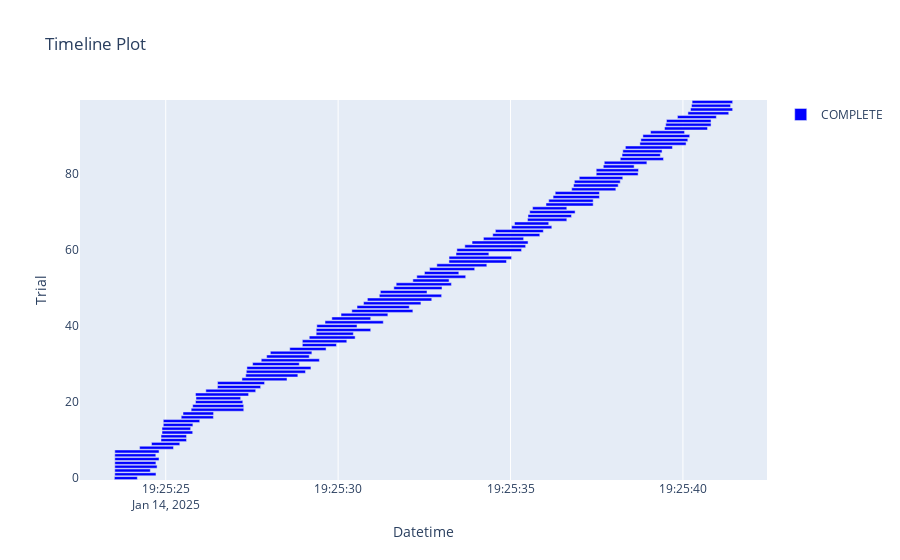

The notebook cell saved with this chart:
### Code cell
optuna.visualization.plot_timeline(study)

### Figure 1 — Plotly figure (JSON) as saved in the notebook; plotly's stock layout.template omitted (floating-point values rounded to 4 significant figures)
{"data": [{"base": ["2025-01-14T19:25:23.510257", "2025-01-14T19:25:23.522359", "2025-01-14T19:25:23.522359", "2025-01-14T19:25:23.522359", "2025-01-14T19:25:23.523393", "2025-01-14T19:25:23.522359", "2025-01-14T19:25:23.522359", "2025-01-14T19:25:23.523393", "2025-01-14T19:25:24.242584", "2025-01-14T19:25:24.588283", "2025-01-14T19:25:24.862994", "2025-01-14T19:25:24.863997", "2025-01-14T19:25:24.892249", "2025-01-14T19:25:24.892249", "2025-01-14T19:25:24.929531", "2025-01-14T19:25:24.929531", "2025-01-14T19:25:25.449344", "2025-01-14T19:25:25.501016", "2025-01-14T19:25:25.737931", "2025-01-14T19:25:25.782605", "2025-01-14T19:25:25.863406", "2025-01-14T19:25:25.878130", "2025-01-14T19:25:25.863406", "2025-01-14T19:25:26.163807", "2025-01-14T19:25:26.500794", "2025-01-14T19:25:26.503162", "2025-01-14T19:25:27.210846", "2025-01-14T19:25:27.320466", "2025-01-14T19:25:27.337760", "2025-01-14T19:25:27.355111", "2025-01-14T19:25:27.520387", "2025-01-14T19:25:27.770299", "2025-01-14T19:25:27.927718", "2025-01-14T19:25:28.034619", "2025-01-14T19:25:28.597436", "2025-01-14T19:25:28.962357", "2025-01-14T19:25:28.962870", "2025-01-14T19:25:29.162888", "2025-01-14T19:25:29.363792", "2025-01-14T19:25:29.365902", "2025-01-14T19:25:29.382750", "2025-01-14T19:25:29.619866", "2025-01-14T19:25:29.818116", "2025-01-14T19:25:30.084314", "2025-01-14T19:25:30.397369", "2025-01-14T19:25:30.548594", "2025-01-14T19:25:30.737467", "2025-01-14T19:25:30.849110", "2025-01-14T19:25:31.194520", "2025-01-14T19:25:31.225067", "2025-01-14T19:25:31.615780", "2025-01-14T19:25:31.684194", "2025-01-14T19:25:32.167739", "2025-01-14T19:25:32.281944", "2025-01-14T19:25:32.504482", "2025-01-14T19:25:32.652846", "2025-01-14T19:25:32.863122", "2025-01-14T19:25:33.214073", "2025-01-14T19:25:33.216827", "2025-01-14T19:25:33.419646", "2025-01-14T19:25:33.444695", "2025-01-14T19:25:33.675136", "2025-01-14T19:25:33.884634", "2025-01-14T19:25:34.214999", "2025-01-14T19:25:34.484634", "2025-01-14T19:25:34.561402", "2025-01-14T19:25:35.031693", "2025-01-14T19:25:35.116572", "2025-01-14T19:25:35.492488", "2025-01-14T19:25:35.506780", "2025-01-14T19:25:35.557183", "2025-01-14T19:25:35.639760", "2025-01-14T19:25:36.028866", "2025-01-14T19:25:36.108321", "2025-01-14T19:25:36.235046", "2025-01-14T19:25:36.296290", "2025-01-14T19:25:36.774136", "2025-01-14T19:25:36.827796", "2025-01-14T19:25:36.852466", "2025-01-14T19:25:36.993658", "2025-01-14T19:25:37.485863", "2025-01-14T19:25:37.485863", "2025-01-14T19:25:37.691040", "2025-01-14T19:25:37.719056", "2025-01-14T19:25:38.182443", "2025-01-14T19:25:38.235015", "2025-01-14T19:25:38.256695", "2025-01-14T19:25:38.331600", "2025-01-14T19:25:38.751890", "2025-01-14T19:25:38.780970", "2025-01-14T19:25:38.839582", "2025-01-14T19:25:39.061408", "2025-01-14T19:25:39.466570", "2025-01-14T19:25:39.501452", "2025-01-14T19:25:39.523087", "2025-01-14T19:25:39.841221", "2025-01-14T19:25:40.145551", "2025-01-14T19:25:40.219965", "2025-01-14T19:25:40.249516", "2025-01-14T19:25:40.266652"], "hovertemplate": "%{text}<extra>COMPLETE</extra>", "marker": {"color": "blue"}, "name": "COMPLETE", "orientation": "h", "text": ["{<br>  \"number\": 0,<br>  \"values\": [<br>    0.47633597337075617<br>  ],<br>  \"params\": {<br>    \"criterion\": \"log_loss\",<br>    \"splitter\": \"random\",<br>    \"max_depth\": 3,<br>    \"min_samples_split\": 12,<br>    \"min_samples_leaf\": 4,<br>    \"max_features\": \"sqrt\"<br>  }<br>}", "{<br>  \"number\": 1,<br>  \"values\": [<br>    0.4782506474059011<br>  ],<br>  \"params\": {<br>    \"criterion\": \"entropy\",<br>    \"splitter\": \"best\",<br>    \"max_depth\": 8,<br>    \"min_samples_split\": 19,<br>    \"min_samples_leaf\": 9,<br>    \"max_features\": \"log2\"<br>  }<br>}", "{<br>  \"number\": 2,<br>  \"values\": [<br>    0.47633597337075617<br>  ],<br>  \"params\": {<br>    \"criterion\": \"log_loss\",<br>    \"splitter\": \"random\",<br>    \"max_depth\": 3,<br>    \"min_samples_split\": 12,<br>    \"min_samples_leaf\": 8,<br>    \"max_features\": \"sqrt\"<br>  }<br>}", "{<br>  \"number\": 3,<br>  \"values\": [<br>    0.47633597337075617<br>  ],<br>  \"params\": {<br>    \"criterion\": \"gini\",<br>    \"splitter\": \"best\",<br>    \"max_depth\": 4,<br>    \"min_samples_split\": 4,<br>    \"min_samples_leaf\": 18,<br>    \"max_features\": \"sqrt\"<br>  }<br>}", "{<br>  \"number\": 4,<br>  \"values\": [<br>    0.479043567996486<br>  ],<br>  \"params\": {<br>    \"criterion\": \"log_loss\",<br>    \"splitter\": \"best\",<br>    \"max_depth\": 11,<br>    \"min_samples_split\": 9,<br>    \"min_samples_leaf\": 11,<br>    \"max_features\": \"log2\"<br>  }<br>}", "{<br>  \"number\": 5,<br>  \"values\": [<br>    0.47979960508855574<br>  ],<br>  \"params\": {<br>    \"criterion\": \"gini\",<br>    \"splitter\": \"best\",<br>    \"max_depth\": 17,<br>    \"min_samples_split\": 7,<br>    \"min_samples_leaf\": 12,<br>    \"max_features\": \"sqrt\"<br>  }<br>}", "{<br>  \"number\": 6,<br>  \"values\": [<br>    0.47633597337075617<br>  ],<br>  \"params\": {<br>    \"criterion\": \"entropy\",<br>    \"splitter\": \"random\",<br>    \"max_depth\": 2,<br>    \"min_samples_split\": 19,<br>    \"min_samples_leaf\": 11,<br>    \"max_features\": \"log2\"<br>  }<br>}", "{<br>  \"number\": 7,<br>  \"values\": [<br>    0.47633597337075617<br>  ],<br>  \"params\": {<br>    \"criterion\": \"gini\",<br>    \"splitter\": \"random\",<br>    \"max_depth\": 13,<br>    \"min_samples_split\": 5,<br>    \"min_samples_leaf\": 20,<br>    \"max_features\": \"log2\"<br>  }<br>}", "{<br>  \"number\": 8,<br>  \"values\": [<br>    0.49305014327639274<br>  ],<br>  \"params\": {<br>    \"criterion\": \"gini\",<br>    \"splitter\": \"best\",<br>    \"max_depth\": 19,<br>    \"min_samples_split\": 13,<br>    \"min_samples_leaf\": 9,<br>    \"max_features\": null<br>  }<br>}", "{<br>  \"number\": 9,<br>  \"values\": [<br>    0.4877888473264539<br>  ],<br>  \"params\": {<br>    \"criterion\": \"log_loss\",<br>    \"splitter\": \"best\",<br>    \"max_depth\": 20,<br>    \"min_samples_split\": 17,<br>    \"min_samples_leaf\": 12,<br>    \"max_features\": null<br>  }<br>}", "{<br>  \"number\": 10,<br>  \"values\": [<br>    0.47633597337075617<br>  ],<br>  \"params\": {<br>    \"criterion\": \"entropy\",<br>    \"splitter\": \"random\",<br>    \"max_depth\": 2,<br>    \"min_samples_split\": 5,<br>    \"min_samples_leaf\": 8,<br>    \"max_features\": \"log2\"<br>  }<br>}", "{<br>  \"number\": 11,<br>  \"values\": [<br>    0.48315991429389094<br>  ],<br>  \"params\": {<br>    \"criterion\": \"log_loss\",<br>    \"splitter\": \"best\",<br>    \"max_depth\": 16,<br>    \"min_samples_split\": 2,<br>    \"min_samples_leaf\": 8,<br>    \"max_features\": \"log2\"<br>  }<br>}", "{<br>  \"number\": 12,<br>  \"values\": [<br>    0.47633597337075617<br>  ],<br>  \"params\": {<br>    \"criterion\": \"gini\",<br>    \"splitter\": \"random\",<br>    \"max_depth\": 15,<br>    \"min_samples_split\": 13,<br>    \"min_samples_leaf\": 12,<br>    \"max_features\": \"log2\"<br>  }<br>}", "{<br>  \"number\": 13,<br>  \"values\": [<br>    0.48091355636450117<br>  ],<br>  \"params\": {<br>    \"criterion\": \"entropy\",<br>    \"splitter\": \"random\",<br>    \"max_depth\": 10,<br>    \"min_samples_split\": 4,<br>    \"min_samples_leaf\": 6,<br>    \"max_features\": null<br>  }<br>}", "{<br>  \"number\": 14,<br>  \"values\": [<br>    0.47633597337075617<br>  ],<br>  \"params\": {<br>    \"criterion\": \"entropy\",<br>    \"splitter\": \"best\",<br>    \"max_depth\": 3,<br>    \"min_samples_split\": 5,<br>    \"min_samples_leaf\": 11,<br>    \"max_features\": null<br>  }<br>}", "{<br>  \"number\": 15,<br>  \"values\": [<br>    0.48391565572592815<br>  ],<br>  \"params\": {<br>    \"criterion\": \"entropy\",<br>    \"splitter\": \"best\",<br>    \"max_depth\": 11,<br>    \"min_samples_split\": 8,<br>    \"min_samples_leaf\": 12,<br>    \"max_features\": null<br>  }<br>}", "{<br>  \"number\": 16,<br>  \"values\": [<br>    0.48224264227143543<br>  ],<br>  \"params\": {<br>    \"criterion\": \"gini\",<br>    \"splitter\": \"best\",<br>    \"max_depth\": 20,<br>    \"min_samples_split\": 15,<br>    \"min_samples_leaf\": 15,<br>    \"max_features\": null<br>  }<br>}", "{<br>  \"number\": 17,<br>  \"values\": [<br>    0.48224264227143543<br>  ],<br>  \"params\": {<br>    \"criterion\": \"gini\",<br>    \"splitter\": \"best\",<br>    \"max_depth\": 20,<br>    \"min_samples_split\": 16,<br>    \"min_samples_leaf\": 15,<br>    \"max_features\": null<br>  }<br>}", "{<br>  \"number\": 18,<br>  \"values\": [<br>    0.5052338218616504<br>  ],<br>  \"params\": {<br>    \"criterion\": \"log_loss\",<br>    \"splitter\": \"best\",<br>    \"max_depth\": 18,<br>    \"min_samples_split\": 17,<br>    \"min_samples_leaf\": 1,<br>    \"max_features\": null<br>  }<br>}", "{<br>  \"number\": 19,<br>  \"values\": [<br>    0.5061716339185789<br>  ],<br>  \"params\": {<br>    \"criterion\": \"log_loss\",<br>    \"splitter\": \"best\",<br>    \"max_depth\": 18,<br>    \"min_samples_split\": 16,<br>    \"min_samples_leaf\": 1,<br>    \"max_features\": null<br>  }<br>}", "{<br>  \"number\": 20,<br>  \"values\": [<br>    0.5038630068462979<br>  ],<br>  \"params\": {<br>    \"criterion\": \"log_loss\",<br>    \"splitter\": \"best\",<br>    \"max_depth\": 18,<br>    \"min_samples_split\": 16,<br>    \"min_samples_leaf\": 4,<br>    \"max_features\": null<br>  }<br>}", "{<br>  \"number\": 21,<br>  \"values\": [<br>    0.4811230911393295<br>  ],<br>  \"params\": {<br>    \"criterion\": \"gini\",<br>    \"splitter\": \"best\",<br>    \"max_depth\": 7,<br>    \"min_samples_split\": 10,<br>    \"min_samples_leaf\": 14,<br>    \"max_features\": null<br>  }<br>}", "{<br>  \"number\": 22,<br>  \"values\": [<br>    0.48206087726200364<br>  ],<br>  \"params\": {<br>    \"criterion\": \"gini\",<br>    \"splitter\": \"best\",<br>    \"max_depth\": 14,<br>    \"min_samples_split\": 14,<br>    \"min_samples_leaf\": 15,<br>    \"max_features\": null<br>  }<br>}", "{<br>  \"number\": 23,<br>  \"values\": [<br>    0.48034161219173716<br>  ],<br>  \"params\": {<br>    \"criterion\": \"log_loss\",<br>    \"splitter\": \"best\",<br>    \"max_depth\": 20,<br>    \"min_samples_split\": 20,<br>    \"min_samples_leaf\": 17,<br>    \"max_features\": null<br>  }<br>}", "{<br>  \"number\": 24,<br>  \"values\": [<br>    0.4956577982730496<br>  ],<br>  \"params\": {<br>    \"criterion\": \"log_loss\",<br>    \"splitter\": \"best\",<br>    \"max_depth\": 13,<br>    \"min_samples_split\": 18,<br>    \"min_samples_leaf\": 5,<br>    \"max_features\": null<br>  }<br>}", "{<br>  \"number\": 25,<br>  \"values\": [<br>    0.49394236042006306<br>  ],<br>  \"params\": {<br>    \"criterion\": \"log_loss\",<br>    \"splitter\": \"best\",<br>    \"max_depth\": 14,<br>    \"min_samples_split\": 18,<br>    \"min_samples_leaf\": 6,<br>    \"max_features\": null<br>  }<br>}", "{<br>  \"number\": 26,<br>  \"values\": [<br>    0.5008254297380812<br>  ],<br>  \"params\": {<br>    \"criterion\": \"gini\",<br>    \"splitter\": \"best\",<br>    \"max_depth\": 18,<br>    \"min_samples_split\": 16,<br>    \"min_samples_leaf\": 1,<br>    \"max_features\": null<br>  }<br>}", "{<br>  \"number\": 27,<br>  \"values\": [<br>    0.5049607656679947<br>  ],<br>  \"params\": {<br>    \"criterion\": \"log_loss\",<br>    \"splitter\": \"best\",<br>    \"max_depth\": 17,<br>    \"min_samples_split\": 15,<br>    \"min_samples_leaf\": 1,<br>    \"max_features\": null<br>  }<br>}", "{<br>  \"number\": 28,<br>  \"values\": [<br>    0.504440519209329<br>  ],<br>  \"params\": {<br>    \"criterion\": \"log_loss\",<br>    \"splitter\": \"best\",<br>    \"max_depth\": 17,<br>    \"min_samples_split\": 15,<br>    \"min_samples_leaf\": 3,<br>    \"max_features\": null<br>  }<br>}", "{<br>  \"number\": 29,<br>  \"values\": [<br>    0.5040053833410713<br>  ],<br>  \"params\": {<br>    \"criterion\": \"log_loss\",<br>    \"splitter\": \"best\",<br>    \"max_depth\": 18,<br>    \"min_samples_split\": 17,<br>    \"min_samples_leaf\": 3,<br>    \"max_features\": null<br>  }<br>}", "{<br>  \"number\": 30,<br>  \"values\": [<br>    0.4925910445025279<br>  ],<br>  \"params\": {<br>    \"criterion\": \"log_loss\",<br>    \"splitter\": \"best\",<br>    \"max_depth\": 15,<br>    \"min_samples_split\": 11,<br>    \"min_samples_leaf\": 3,<br>    \"max_features\": \"sqrt\"<br>  }<br>}", "{<br>  \"number\": 31,<br>  \"values\": [<br>    0.5024851599910302<br>  ],<br>  \"params\": {<br>    \"criterion\": \"log_loss\",<br>    \"splitter\": \"best\",<br>    \"max_depth\": 18,<br>    \"min_samples_split\": 20,<br>    \"min_samples_leaf\": 1,<br>    \"max_features\": null<br>  }<br>}", "{<br>  \"number\": 32,<br>  \"values\": [<br>    0.478835809308253<br>  ],<br>  \"params\": {<br>    \"criterion\": \"log_loss\",<br>    \"splitter\": \"random\",<br>    \"max_depth\": 7,<br>    \"min_samples_split\": 12,<br>    \"min_samples_leaf\": 4,<br>    \"max_features\": \"sqrt\"<br>  }<br>}", "{<br>  \"number\": 33,<br>  \"values\": [<br>    0.4887970307412385<br>  ],<br>  \"params\": {<br>    \"criterion\": \"log_loss\",<br>    \"splitter\": \"best\",<br>    \"max_depth\": 16,<br>    \"min_samples_split\": 18,<br>    \"min_samples_leaf\": 2,<br>    \"max_features\": \"sqrt\"<br>  }<br>}", "{<br>  \"number\": 34,<br>  \"values\": [<br>    0.4855975805416649<br>  ],<br>  \"params\": {<br>    \"criterion\": \"log_loss\",<br>    \"splitter\": \"best\",<br>    \"max_depth\": 9,<br>    \"min_samples_split\": 14,<br>    \"min_samples_leaf\": 6,<br>    \"max_features\": null<br>  }<br>}", "{<br>  \"number\": 35,<br>  \"values\": [<br>    0.4852274901820969<br>  ],<br>  \"params\": {<br>    \"criterion\": \"log_loss\",<br>    \"splitter\": \"random\",<br>    \"max_depth\": 12,<br>    \"min_samples_split\": 14,<br>    \"min_samples_leaf\": 2,<br>    \"max_features\": null<br>  }<br>}", "{<br>  \"number\": 36,<br>  \"values\": [<br>    0.5045026154979404<br>  ],<br>  \"params\": {<br>    \"criterion\": \"log_loss\",<br>    \"splitter\": \"best\",<br>    \"max_depth\": 17,<br>    \"min_samples_split\": 15,<br>    \"min_samples_leaf\": 2,<br>    \"max_features\": null<br>  }<br>}", "{<br>  \"number\": 37,<br>  \"values\": [<br>    0.5026141570108063<br>  ],<br>  \"params\": {<br>    \"criterion\": \"log_loss\",<br>    \"splitter\": \"best\",<br>    \"max_depth\": 16,<br>    \"min_samples_split\": 15,<br>    \"min_samples_leaf\": 1,<br>    \"max_features\": null<br>  }<br>}", "{<br>  \"number\": 38,<br>  \"values\": [<br>    0.4897664864976001<br>  ],<br>  \"params\": {<br>    \"criterion\": \"log_loss\",<br>    \"splitter\": \"best\",<br>    \"max_depth\": 17,<br>    \"min_samples_split\": 19,<br>    \"min_samples_leaf\": 4,<br>    \"max_features\": \"sqrt\"<br>  }<br>}", "{<br>  \"number\": 39,<br>  \"values\": [<br>    0.5029204065980631<br>  ],<br>  \"params\": {<br>    \"criterion\": \"log_loss\",<br>    \"splitter\": \"best\",<br>    \"max_depth\": 17,<br>    \"min_samples_split\": 17,<br>    \"min_samples_leaf\": 3,<br>    \"max_features\": null<br>  }<br>}", "{<br>  \"number\": 40,<br>  \"values\": [<br>    0.49054452475172444<br>  ],<br>  \"params\": {<br>    \"criterion\": \"log_loss\",<br>    \"splitter\": \"best\",<br>    \"max_depth\": 19,<br>    \"min_samples_split\": 11,<br>    \"min_samples_leaf\": 4,<br>    \"max_features\": \"sqrt\"<br>  }<br>}", "{<br>  \"number\": 41,<br>  \"values\": [<br>    0.5006253946799394<br>  ],<br>  \"params\": {<br>    \"criterion\": \"log_loss\",<br>    \"splitter\": \"best\",<br>    \"max_depth\": 15,<br>    \"min_samples_split\": 13,<br>    \"min_samples_leaf\": 1,<br>    \"max_features\": null<br>  }<br>}", "{<br>  \"number\": 42,<br>  \"values\": [<br>    0.4842331791637718<br>  ],<br>  \"params\": {<br>    \"criterion\": \"log_loss\",<br>    \"splitter\": \"best\",<br>    \"max_depth\": 19,<br>    \"min_samples_split\": 19,<br>    \"min_samples_leaf\": 7,<br>    \"max_features\": \"log2\"<br>  }<br>}", "{<br>  \"number\": 43,<br>  \"values\": [<br>    0.4858681897971026<br>  ],<br>  \"params\": {<br>    \"criterion\": \"log_loss\",<br>    \"splitter\": \"random\",<br>    \"max_depth\": 14,<br>    \"min_samples_split\": 17,<br>    \"min_samples_leaf\": 2,<br>    \"max_features\": null<br>  }<br>}", "{<br>  \"number\": 44,<br>  \"values\": [<br>    0.5021295891475547<br>  ],<br>  \"params\": {<br>    \"criterion\": \"entropy\",<br>    \"splitter\": \"best\",<br>    \"max_depth\": 16,<br>    \"min_samples_split\": 15,<br>    \"min_samples_leaf\": 2,<br>    \"max_features\": null<br>  }<br>}", "{<br>  \"number\": 45,<br>  \"values\": [<br>    0.4912370417792042<br>  ],<br>  \"params\": {<br>    \"criterion\": \"log_loss\",<br>    \"splitter\": \"best\",<br>    \"max_depth\": 12,<br>    \"min_samples_split\": 12,<br>    \"min_samples_leaf\": 2,<br>    \"max_features\": null<br>  }<br>}", "{<br>  \"number\": 46,<br>  \"values\": [<br>    0.504610440679893<br>  ],<br>  \"params\": {<br>    \"criterion\": \"log_loss\",<br>    \"splitter\": \"best\",<br>    \"max_depth\": 17,<br>    \"min_samples_split\": 16,<br>    \"min_samples_leaf\": 3,<br>    \"max_features\": null<br>  }<br>}", "{<br>  \"number\": 47,<br>  \"values\": [<br>    0.5056873588700659<br>  ],<br>  \"params\": {<br>    \"criterion\": \"log_loss\",<br>    \"splitter\": \"best\",<br>    \"max_depth\": 19,<br>    \"min_samples_split\": 14,<br>    \"min_samples_leaf\": 5,<br>    \"max_features\": null<br>  }<br>}", "{<br>  \"number\": 48,<br>  \"values\": [<br>    0.504440519209329<br>  ],<br>  \"params\": {<br>    \"criterion\": \"log_loss\",<br>    \"splitter\": \"best\",<br>    \"max_depth\": 17,<br>    \"min_samples_split\": 15,<br>    \"min_samples_leaf\": 3,<br>    \"max_features\": null<br>  }<br>}", "{<br>  \"number\": 49,<br>  \"values\": [<br>    0.4943347446996059<br>  ],<br>  \"params\": {<br>    \"criterion\": \"log_loss\",<br>    \"splitter\": \"best\",<br>    \"max_depth\": 17,<br>    \"min_samples_split\": 15,<br>    \"min_samples_leaf\": 1,<br>    \"max_features\": \"log2\"<br>  }<br>}", "{<br>  \"number\": 50,<br>  \"values\": [<br>    0.48772957692234264<br>  ],<br>  \"params\": {<br>    \"criterion\": \"entropy\",<br>    \"splitter\": \"random\",<br>    \"max_depth\": 15,<br>    \"min_samples_split\": 13,<br>    \"min_samples_leaf\": 5,<br>    \"max_features\": null<br>  }<br>}", "{<br>  \"number\": 51,<br>  \"values\": [<br>    0.48934963293250755<br>  ],<br>  \"params\": {<br>    \"criterion\": \"log_loss\",<br>    \"splitter\": \"best\",<br>    \"max_depth\": 19,<br>    \"min_samples_split\": 12,<br>    \"min_samples_leaf\": 10,<br>    \"max_features\": null<br>  }<br>}", "{<br>  \"number\": 52,<br>  \"values\": [<br>    0.48895846835027434<br>  ],<br>  \"params\": {<br>    \"criterion\": \"log_loss\",<br>    \"splitter\": \"best\",<br>    \"max_depth\": 18,<br>    \"min_samples_split\": 18,<br>    \"min_samples_leaf\": 2,<br>    \"max_features\": \"log2\"<br>  }<br>}", "{<br>  \"number\": 53,<br>  \"values\": [<br>    0.5034578347683427<br>  ],<br>  \"params\": {<br>    \"criterion\": \"log_loss\",<br>    \"splitter\": \"best\",<br>    \"max_depth\": 16,<br>    \"min_samples_split\": 16,<br>    \"min_samples_leaf\": 1,<br>    \"max_features\": null<br>  }<br>}", "{<br>  \"number\": 54,<br>  \"values\": [<br>    0.4773959018184614<br>  ],<br>  \"params\": {<br>    \"criterion\": \"entropy\",<br>    \"splitter\": \"best\",<br>    \"max_depth\": 5,<br>    \"min_samples_split\": 14,<br>    \"min_samples_leaf\": 5,<br>    \"max_features\": null<br>  }<br>}", "{<br>  \"number\": 55,<br>  \"values\": [<br>    0.48728251635436426<br>  ],<br>  \"params\": {<br>    \"criterion\": \"log_loss\",<br>    \"splitter\": \"random\",<br>    \"max_depth\": 19,<br>    \"min_samples_split\": 16,<br>    \"min_samples_leaf\": 3,<br>    \"max_features\": null<br>  }<br>}", "{<br>  \"number\": 56,<br>  \"values\": [<br>    0.5047768221134179<br>  ],<br>  \"params\": {<br>    \"criterion\": \"log_loss\",<br>    \"splitter\": \"best\",<br>    \"max_depth\": 20,<br>    \"min_samples_split\": 17,<br>    \"min_samples_leaf\": 5,<br>    \"max_features\": null<br>  }<br>}", "{<br>  \"number\": 57,<br>  \"values\": [<br>    0.5055125887051586<br>  ],<br>  \"params\": {<br>    \"criterion\": \"log_loss\",<br>    \"splitter\": \"best\",<br>    \"max_depth\": 19,<br>    \"min_samples_split\": 16,<br>    \"min_samples_leaf\": 2,<br>    \"max_features\": null<br>  }<br>}", "{<br>  \"number\": 58,<br>  \"values\": [<br>    0.5055857233387246<br>  ],<br>  \"params\": {<br>    \"criterion\": \"log_loss\",<br>    \"splitter\": \"best\",<br>    \"max_depth\": 18,<br>    \"min_samples_split\": 14,<br>    \"min_samples_leaf\": 4,<br>    \"max_features\": null<br>  }<br>}", "{<br>  \"number\": 59,<br>  \"values\": [<br>    0.47633597337075617<br>  ],<br>  \"params\": {<br>    \"criterion\": \"log_loss\",<br>    \"splitter\": \"best\",<br>    \"max_depth\": 1,<br>    \"min_samples_split\": 17,<br>    \"min_samples_leaf\": 7,<br>    \"max_features\": null<br>  }<br>}", "{<br>  \"number\": 60,<br>  \"values\": [<br>    0.508022876109806<br>  ],<br>  \"params\": {<br>    \"criterion\": \"log_loss\",<br>    \"splitter\": \"best\",<br>    \"max_depth\": 20,<br>    \"min_samples_split\": 13,<br>    \"min_samples_leaf\": 1,<br>    \"max_features\": null<br>  }<br>}", "{<br>  \"number\": 61,<br>  \"values\": [<br>    0.5115864631369499<br>  ],<br>  \"params\": {<br>    \"criterion\": \"gini\",<br>    \"splitter\": \"best\",<br>    \"max_depth\": 18,<br>    \"min_samples_split\": 8,<br>    \"min_samples_leaf\": 3,<br>    \"max_features\": null<br>  }<br>}", "{<br>  \"number\": 62,<br>  \"values\": [<br>    0.5031614541965634<br>  ],<br>  \"params\": {<br>    \"criterion\": \"log_loss\",<br>    \"splitter\": \"best\",<br>    \"max_depth\": 17,<br>    \"min_samples_split\": 18,<br>    \"min_samples_leaf\": 5,<br>    \"max_features\": null<br>  }<br>}", "{<br>  \"number\": 63,<br>  \"values\": [<br>    0.4819735807583617<br>  ],<br>  \"params\": {<br>    \"criterion\": \"log_loss\",<br>    \"splitter\": \"best\",<br>    \"max_depth\": 20,<br>    \"min_samples_split\": 17,<br>    \"min_samples_leaf\": 9,<br>    \"max_features\": \"log2\"<br>  }<br>}", "{<br>  \"number\": 64,<br>  \"values\": [<br>    0.47976160941970053<br>  ],<br>  \"params\": {<br>    \"criterion\": \"log_loss\",<br>    \"splitter\": \"best\",<br>    \"max_depth\": 20,<br>    \"min_samples_split\": 19,<br>    \"min_samples_leaf\": 20,<br>    \"max_features\": null<br>  }<br>}", "{<br>  \"number\": 65,<br>  \"values\": [<br>    0.5002794523189953<br>  ],<br>  \"params\": {<br>    \"criterion\": \"entropy\",<br>    \"splitter\": \"best\",<br>    \"max_depth\": 19,<br>    \"min_samples_split\": 2,<br>    \"min_samples_leaf\": 6,<br>    \"max_features\": null<br>  }<br>}", "{<br>  \"number\": 66,<br>  \"values\": [<br>    0.5021793194420232<br>  ],<br>  \"params\": {<br>    \"criterion\": \"gini\",<br>    \"splitter\": \"best\",<br>    \"max_depth\": 18,<br>    \"min_samples_split\": 14,<br>    \"min_samples_leaf\": 4,<br>    \"max_features\": null<br>  }<br>}", "{<br>  \"number\": 67,<br>  \"values\": [<br>    0.49641459643335495<br>  ],<br>  \"params\": {<br>    \"criterion\": \"log_loss\",<br>    \"splitter\": \"random\",<br>    \"max_depth\": 19,<br>    \"min_samples_split\": 14,<br>    \"min_samples_leaf\": 1,<br>    \"max_features\": null<br>  }<br>}", "{<br>  \"number\": 68,<br>  \"values\": [<br>    0.5057720232369439<br>  ],<br>  \"params\": {<br>    \"criterion\": \"gini\",<br>    \"splitter\": \"best\",<br>    \"max_depth\": 18,<br>    \"min_samples_split\": 7,<br>    \"min_samples_leaf\": 4,<br>    \"max_features\": null<br>  }<br>}", "{<br>  \"number\": 69,<br>  \"values\": [<br>    0.5109796936055748<br>  ],<br>  \"params\": {<br>    \"criterion\": \"log_loss\",<br>    \"splitter\": \"best\",<br>    \"max_depth\": 19,<br>    \"min_samples_split\": 8,<br>    \"min_samples_leaf\": 2,<br>    \"max_features\": null<br>  }<br>}", "{<br>  \"number\": 70,<br>  \"values\": [<br>    0.5095364551369427<br>  ],<br>  \"params\": {<br>    \"criterion\": \"log_loss\",<br>    \"splitter\": \"best\",<br>    \"max_depth\": 20,<br>    \"min_samples_split\": 10,<br>    \"min_samples_leaf\": 3,<br>    \"max_features\": null<br>  }<br>}", "{<br>  \"number\": 71,<br>  \"values\": [<br>    0.48547368845047495<br>  ],<br>  \"params\": {<br>    \"criterion\": \"gini\",<br>    \"splitter\": \"best\",<br>    \"max_depth\": 18,<br>    \"min_samples_split\": 13,<br>    \"min_samples_leaf\": 7,<br>    \"max_features\": \"sqrt\"<br>  }<br>}", "{<br>  \"number\": 72,<br>  \"values\": [<br>    0.5164665024349218<br>  ],<br>  \"params\": {<br>    \"criterion\": \"gini\",<br>    \"splitter\": \"best\",<br>    \"max_depth\": 19,<br>    \"min_samples_split\": 6,<br>    \"min_samples_leaf\": 2,<br>    \"max_features\": null<br>  }<br>}", "{<br>  \"number\": 73,<br>  \"values\": [<br>    0.4842128317893243<br>  ],<br>  \"params\": {<br>    \"criterion\": \"gini\",<br>    \"splitter\": \"best\",<br>    \"max_depth\": 18,<br>    \"min_samples_split\": 11,<br>    \"min_samples_leaf\": 13,<br>    \"max_features\": null<br>  }<br>}", "{<br>  \"number\": 74,<br>  \"values\": [<br>    0.512786506330029<br>  ],<br>  \"params\": {<br>    \"criterion\": \"gini\",<br>    \"splitter\": \"best\",<br>    \"max_depth\": 20,<br>    \"min_samples_split\": 10,<br>    \"min_samples_leaf\": 1,<br>    \"max_features\": null<br>  }<br>}", "{<br>  \"number\": 75,<br>  \"values\": [<br>    0.5008332473221742<br>  ],<br>  \"params\": {<br>    \"criterion\": \"gini\",<br>    \"splitter\": \"best\",<br>    \"max_depth\": 16,<br>    \"min_samples_split\": 13,<br>    \"min_samples_leaf\": 4,<br>    \"max_features\": null<br>  }<br>}", "{<br>  \"number\": 76,<br>  \"values\": [<br>    0.5140627129868667<br>  ],<br>  \"params\": {<br>    \"criterion\": \"gini\",<br>    \"splitter\": \"best\",<br>    \"max_depth\": 20,<br>    \"min_samples_split\": 8,<br>    \"min_samples_leaf\": 3,<br>    \"max_features\": null<br>  }<br>}", "{<br>  \"number\": 77,<br>  \"values\": [<br>    0.5140627129868667<br>  ],<br>  \"params\": {<br>    \"criterion\": \"gini\",<br>    \"splitter\": \"best\",<br>    \"max_depth\": 20,<br>    \"min_samples_split\": 8,<br>    \"min_samples_leaf\": 3,<br>    \"max_features\": null<br>  }<br>}", "{<br>  \"number\": 78,<br>  \"values\": [<br>    0.5057720232369439<br>  ],<br>  \"params\": {<br>    \"criterion\": \"gini\",<br>    \"splitter\": \"best\",<br>    \"max_depth\": 18,<br>    \"min_samples_split\": 7,<br>    \"min_samples_leaf\": 4,<br>    \"max_features\": null<br>  }<br>}", "{<br>  \"number\": 79,<br>  \"values\": [<br>    0.5073785239650077<br>  ],<br>  \"params\": {<br>    \"criterion\": \"gini\",<br>    \"splitter\": \"best\",<br>    \"max_depth\": 19,<br>    \"min_samples_split\": 9,<br>    \"min_samples_leaf\": 5,<br>    \"max_features\": null<br>  }<br>}", "{<br>  \"number\": 80,<br>  \"values\": [<br>    0.5169603740414634<br>  ],<br>  \"params\": {<br>    \"criterion\": \"gini\",<br>    \"splitter\": \"best\",<br>    \"max_depth\": 20,<br>    \"min_samples_split\": 6,<br>    \"min_samples_leaf\": 2,<br>    \"max_features\": null<br>  }<br>}", "{<br>  \"number\": 81,<br>  \"values\": [<br>    0.5131312337719618<br>  ],<br>  \"params\": {<br>    \"criterion\": \"gini\",<br>    \"splitter\": \"best\",<br>    \"max_depth\": 20,<br>    \"min_samples_split\": 9,<br>    \"min_samples_leaf\": 1,<br>    \"max_features\": null<br>  }<br>}", "{<br>  \"number\": 82,<br>  \"values\": [<br>    0.5001400628352949<br>  ],<br>  \"params\": {<br>    \"criterion\": \"gini\",<br>    \"splitter\": \"best\",<br>    \"max_depth\": 19,<br>    \"min_samples_split\": 7,<br>    \"min_samples_leaf\": 2,<br>    \"max_features\": \"sqrt\"<br>  }<br>}", "{<br>  \"number\": 83,<br>  \"values\": [<br>    0.5123526068503852<br>  ],<br>  \"params\": {<br>    \"criterion\": \"gini\",<br>    \"splitter\": \"best\",<br>    \"max_depth\": 20,<br>    \"min_samples_split\": 10,<br>    \"min_samples_leaf\": 3,<br>    \"max_features\": null<br>  }<br>}", "{<br>  \"number\": 84,<br>  \"values\": [<br>    0.5140627129868667<br>  ],<br>  \"params\": {<br>    \"criterion\": \"gini\",<br>    \"splitter\": \"best\",<br>    \"max_depth\": 20,<br>    \"min_samples_split\": 8,<br>    \"min_samples_leaf\": 3,<br>    \"max_features\": null<br>  }<br>}", "{<br>  \"number\": 85,<br>  \"values\": [<br>    0.48103413619199353<br>  ],<br>  \"params\": {<br>    \"criterion\": \"gini\",<br>    \"splitter\": \"best\",<br>    \"max_depth\": 20,<br>    \"min_samples_split\": 8,<br>    \"min_samples_leaf\": 17,<br>    \"max_features\": null<br>  }<br>}", "{<br>  \"number\": 86,<br>  \"values\": [<br>    0.4985464013471745<br>  ],<br>  \"params\": {<br>    \"criterion\": \"gini\",<br>    \"splitter\": \"random\",<br>    \"max_depth\": 20,<br>    \"min_samples_split\": 6,<br>    \"min_samples_leaf\": 3,<br>    \"max_features\": null<br>  }<br>}", "{<br>  \"number\": 87,<br>  \"values\": [<br>    0.5123948817204014<br>  ],<br>  \"params\": {<br>    \"criterion\": \"gini\",<br>    \"splitter\": \"best\",<br>    \"max_depth\": 19,<br>    \"min_samples_split\": 9,<br>    \"min_samples_leaf\": 2,<br>    \"max_features\": null<br>  }<br>}", "{<br>  \"number\": 88,<br>  \"values\": [<br>    0.513128703867394<br>  ],<br>  \"params\": {<br>    \"criterion\": \"gini\",<br>    \"splitter\": \"best\",<br>    \"max_depth\": 20,<br>    \"min_samples_split\": 10,<br>    \"min_samples_leaf\": 2,<br>    \"max_features\": null<br>  }<br>}", "{<br>  \"number\": 89,<br>  \"values\": [<br>    0.5167681058434243<br>  ],<br>  \"params\": {<br>    \"criterion\": \"gini\",<br>    \"splitter\": \"best\",<br>    \"max_depth\": 19,<br>    \"min_samples_split\": 6,<br>    \"min_samples_leaf\": 1,<br>    \"max_features\": null<br>  }<br>}", "{<br>  \"number\": 90,<br>  \"values\": [<br>    0.5167681058434243<br>  ],<br>  \"params\": {<br>    \"criterion\": \"gini\",<br>    \"splitter\": \"best\",<br>    \"max_depth\": 19,<br>    \"min_samples_split\": 6,<br>    \"min_samples_leaf\": 1,<br>    \"max_features\": null<br>  }<br>}", "{<br>  \"number\": 91,<br>  \"values\": [<br>    0.5000357951152843<br>  ],<br>  \"params\": {<br>    \"criterion\": \"gini\",<br>    \"splitter\": \"best\",<br>    \"max_depth\": 20,<br>    \"min_samples_split\": 8,<br>    \"min_samples_leaf\": 3,<br>    \"max_features\": \"log2\"<br>  }<br>}", "{<br>  \"number\": 92,<br>  \"values\": [<br>    0.5179043419945522<br>  ],<br>  \"params\": {<br>    \"criterion\": \"gini\",<br>    \"splitter\": \"best\",<br>    \"max_depth\": 20,<br>    \"min_samples_split\": 4,<br>    \"min_samples_leaf\": 2,<br>    \"max_features\": null<br>  }<br>}", "{<br>  \"number\": 93,<br>  \"values\": [<br>    0.5134916804734492<br>  ],<br>  \"params\": {<br>    \"criterion\": \"gini\",<br>    \"splitter\": \"best\",<br>    \"max_depth\": 20,<br>    \"min_samples_split\": 9,<br>    \"min_samples_leaf\": 3,<br>    \"max_features\": null<br>  }<br>}", "{<br>  \"number\": 94,<br>  \"values\": [<br>    0.5134916804734492<br>  ],<br>  \"params\": {<br>    \"criterion\": \"gini\",<br>    \"splitter\": \"best\",<br>    \"max_depth\": 20,<br>    \"min_samples_split\": 9,<br>    \"min_samples_leaf\": 3,<br>    \"max_features\": null<br>  }<br>}", "{<br>  \"number\": 95,<br>  \"values\": [<br>    0.5114512200889221<br>  ],<br>  \"params\": {<br>    \"criterion\": \"gini\",<br>    \"splitter\": \"best\",<br>    \"max_depth\": 19,<br>    \"min_samples_split\": 9,<br>    \"min_samples_leaf\": 1,<br>    \"max_features\": null<br>  }<br>}", "{<br>  \"number\": 96,<br>  \"values\": [<br>    0.5167681058434243<br>  ],<br>  \"params\": {<br>    \"criterion\": \"gini\",<br>    \"splitter\": \"best\",<br>    \"max_depth\": 19,<br>    \"min_samples_split\": 6,<br>    \"min_samples_leaf\": 1,<br>    \"max_features\": null<br>  }<br>}", "{<br>  \"number\": 97,<br>  \"values\": [<br>    0.5170681722239824<br>  ],<br>  \"params\": {<br>    \"criterion\": \"gini\",<br>    \"splitter\": \"best\",<br>    \"max_depth\": 20,<br>    \"min_samples_split\": 6,<br>    \"min_samples_leaf\": 1,<br>    \"max_features\": null<br>  }<br>}", "{<br>  \"number\": 98,<br>  \"values\": [<br>    0.5170681722239824<br>  ],<br>  \"params\": {<br>    \"criterion\": \"gini\",<br>    \"splitter\": \"best\",<br>    \"max_depth\": 20,<br>    \"min_samples_split\": 6,<br>    \"min_samples_leaf\": 1,<br>    \"max_features\": null<br>  }<br>}", "{<br>  \"number\": 99,<br>  \"values\": [<br>    0.51511549918778<br>  ],<br>  \"params\": {<br>    \"criterion\": \"gini\",<br>    \"splitter\": \"best\",<br>    \"max_depth\": 19,<br>    \"min_samples_split\": 5,<br>    \"min_samples_leaf\": 2,<br>    \"max_features\": null<br>  }<br>}"], "textposition": "none", "type": "bar", "x": [667.0, 1196.0, 1031.0, 1227.0, 1192.0, 1284.0, 1190.0, 1284.0, 983.2, 819.8, 740.2, 739.2, 890.4, 830.7, 858.3, 1056.0, 933.6, 886.9, 1526.0, 1479.0, 1372.0, 1295.0, 1540.0, 1446.0, 1252.0, 1364.0, 1307.0, 1512.0, 1715.0, 1857.0, 1353.0, 1686.0, 1235.0, 1205.0, 1053.0, 988.8, 1289.0, 1331.0, 1078.0, 1579.0, 1166.0, 1690.0, 1127.0, 1358.0, 1770.0, 1516.0, 1664.0, 1867.0, 1807.0, 1353.0, 1397.0, 1602.0, 1050.0, 1418.0, 996.3, 1308.0, 1450.0, 1669.0, 1814.0, 952.2, 1876.0, 1763.0, 1624.0, 1165.0, 1364.0, 1390.0, 1166.0, 991.7, 1140.0, 1262.0, 1316.0, 993.0, 1368.0, 1289.0, 1344.0, 1282.0, 1281.0, 1295.0, 1330.0, 1262.0, 1215.0, 1226.0, 894.0, 1236.0, 1254.0, 1110.0, 1138.0, 1365.0, 1340.0, 1361.0, 1357.0, 986.4, 1247.0, 1315.0, 1293.0, 1128.0, 1184.0, 1222.0, 1133.0, 1176.0], "y": [0, 1, 2, 3, 4, 5, 6, 7, 8, 9, 10, 11, 12, 13, 14, 15, 16, 17, 18, 19, 20, 21, 22, 23, 24, 25, 26, 27, 28, 29, 30, 31, 32, 33, 34, 35, 36, 37, 38, 39, 40, 41, 42, 43, 44, 45, 46, 47, 48, 49, 50, 51, 52, 53, 54, 55, 56, 57, 58, 59, 60, 61, 62, 63, 64, 65, 66, 67, 68, 69, 70, 71, 72, 73, 74, 75, 76, 77, 78, 79, 80, 81, 82, 83, 84, 85, 86, 87, 88, 89, 90, 91, 92, 93, 94, 95, 96, 97, 98, 99]}], "layout": {"showlegend": true, "title": {"text": "Timeline Plot"}, "xaxis": {"title": {"text": "Datetime"}, "type": "date"}, "yaxis": {"title": {"text": "Trial"}}}}
